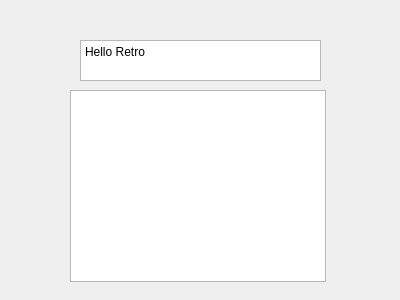
<?xml version="1.0" encoding="UTF-8"?>
<ui version="4.0">
 <class>TopJCDialog</class>
 <widget class="QWidget" name="TopJCDialog">
  <property name="geometry">
   <rect>
    <x>0</x>
    <y>0</y>
    <width>400</width>
    <height>300</height>
   </rect>
  </property>
  <property name="windowTitle">
   <string>Form</string>
  </property>
  <widget class="QGraphicsView" name="graphicsView">
   <property name="geometry">
    <rect>
     <x>70</x>
     <y>90</y>
     <width>256</width>
     <height>192</height>
    </rect>
   </property>
  </widget>
  <widget class="QTextEdit" name="textEdit">
   <property name="geometry">
    <rect>
     <x>80</x>
     <y>40</y>
     <width>241</width>
     <height>41</height>
    </rect>
   </property>
   <property name="html">
    <string>&lt;!DOCTYPE HTML PUBLIC &quot;-//W3C//DTD HTML 4.0//EN&quot; &quot;http://www.w3.org/TR/REC-html40/strict.dtd&quot;&gt;
&lt;html&gt;&lt;head&gt;&lt;meta name=&quot;qrichtext&quot; content=&quot;1&quot; /&gt;&lt;style type=&quot;text/css&quot;&gt;
p, li { white-space: pre-wrap; }
&lt;/style&gt;&lt;/head&gt;&lt;body style=&quot; font-family:'Sans Serif'; font-size:9pt; font-weight:400; font-style:normal;&quot;&gt;
&lt;p style=&quot; margin-top:0px; margin-bottom:0px; margin-left:0px; margin-right:0px; -qt-block-indent:0; text-indent:0px;&quot;&gt;Hello Retro&lt;img src=&quot;:/images/irkick.png&quot; /&gt;&lt;/p&gt;&lt;/body&gt;&lt;/html&gt;</string>
   </property>
  </widget>
 </widget>
 <resources/>
 <connections/>
</ui>
